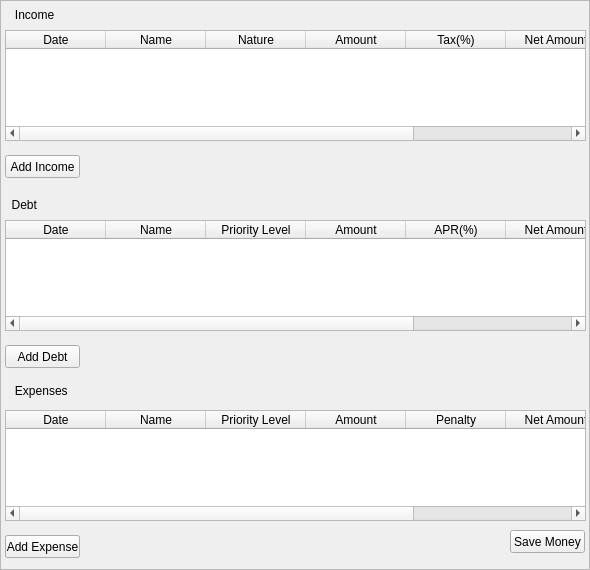
<?xml version="1.0" encoding="UTF-8"?>
<ui version="4.0">
 <class>BudgetFrame</class>
 <widget class="QFrame" name="BudgetFrame">
  <property name="geometry">
   <rect>
    <x>0</x>
    <y>0</y>
    <width>590</width>
    <height>570</height>
   </rect>
  </property>
  <property name="windowTitle">
   <string>Frame</string>
  </property>
  <property name="frameShape">
   <enum>QFrame::StyledPanel</enum>
  </property>
  <property name="frameShadow">
   <enum>QFrame::Raised</enum>
  </property>
  <widget class="QLabel" name="debtLabel_2">
   <property name="geometry">
    <rect>
     <x>5</x>
     <y>195</y>
     <width>571</width>
     <height>20</height>
    </rect>
   </property>
   <property name="styleSheet">
    <string notr="true">font: 18pt &quot;MS Shell Dlg 2&quot;;</string>
   </property>
   <property name="text">
    <string>  Debt</string>
   </property>
  </widget>
  <widget class="QTableWidget" name="incomeTable_2">
   <property name="geometry">
    <rect>
     <x>5</x>
     <y>30</y>
     <width>581</width>
     <height>111</height>
    </rect>
   </property>
   <column>
    <property name="text">
     <string>Date</string>
    </property>
   </column>
   <column>
    <property name="text">
     <string>Name</string>
    </property>
   </column>
   <column>
    <property name="text">
     <string>Nature</string>
    </property>
   </column>
   <column>
    <property name="text">
     <string>Amount</string>
    </property>
   </column>
   <column>
    <property name="text">
     <string>Tax(%)</string>
    </property>
   </column>
   <column>
    <property name="text">
     <string>Net Amount</string>
    </property>
   </column>
   <column>
    <property name="text">
     <string>IDCode</string>
    </property>
   </column>
  </widget>
  <widget class="QTableWidget" name="expensesTable_2">
   <property name="geometry">
    <rect>
     <x>5</x>
     <y>410</y>
     <width>581</width>
     <height>111</height>
    </rect>
   </property>
   <column>
    <property name="text">
     <string>Date</string>
    </property>
   </column>
   <column>
    <property name="text">
     <string>Name</string>
    </property>
   </column>
   <column>
    <property name="text">
     <string>Priority Level</string>
    </property>
   </column>
   <column>
    <property name="text">
     <string>Amount</string>
    </property>
   </column>
   <column>
    <property name="text">
     <string>Penalty</string>
    </property>
   </column>
   <column>
    <property name="text">
     <string>Net Amount</string>
    </property>
   </column>
   <column>
    <property name="text">
     <string>IDCode</string>
    </property>
   </column>
  </widget>
  <widget class="QLabel" name="incomeLabel_2">
   <property name="geometry">
    <rect>
     <x>5</x>
     <y>5</y>
     <width>571</width>
     <height>20</height>
    </rect>
   </property>
   <property name="styleSheet">
    <string notr="true">font: 18pt &quot;MS Shell Dlg 2&quot;;</string>
   </property>
   <property name="text">
    <string>   Income</string>
   </property>
  </widget>
  <widget class="QPushButton" name="addDebtButton_2">
   <property name="geometry">
    <rect>
     <x>5</x>
     <y>345</y>
     <width>75</width>
     <height>23</height>
    </rect>
   </property>
   <property name="text">
    <string>Add Debt</string>
   </property>
  </widget>
  <widget class="QPushButton" name="saveMoneyButton_2">
   <property name="geometry">
    <rect>
     <x>5</x>
     <y>535</y>
     <width>75</width>
     <height>23</height>
    </rect>
   </property>
   <property name="text">
    <string>Save Money</string>
   </property>
  </widget>
  <widget class="QPushButton" name="addExpenseButtom_2">
   <property name="geometry">
    <rect>
     <x>5</x>
     <y>535</y>
     <width>75</width>
     <height>23</height>
    </rect>
   </property>
   <property name="text">
    <string>Add Expense</string>
   </property>
  </widget>
  <widget class="QPushButton" name="addIcomeButtom_2">
   <property name="geometry">
    <rect>
     <x>5</x>
     <y>155</y>
     <width>75</width>
     <height>23</height>
    </rect>
   </property>
   <property name="text">
    <string>Add Income</string>
   </property>
  </widget>
  <widget class="QLabel" name="expensesLabel_2">
   <property name="geometry">
    <rect>
     <x>5</x>
     <y>375</y>
     <width>571</width>
     <height>31</height>
    </rect>
   </property>
   <property name="styleSheet">
    <string notr="true">font: 18pt &quot;MS Shell Dlg 2&quot;;</string>
   </property>
   <property name="text">
    <string>   Expenses</string>
   </property>
  </widget>
  <widget class="QTableWidget" name="debtTable_2">
   <property name="geometry">
    <rect>
     <x>5</x>
     <y>220</y>
     <width>581</width>
     <height>111</height>
    </rect>
   </property>
   <property name="maximumSize">
    <size>
     <width>581</width>
     <height>16777215</height>
    </size>
   </property>
   <property name="showDropIndicator" stdset="0">
    <bool>false</bool>
   </property>
   <property name="alternatingRowColors">
    <bool>true</bool>
   </property>
   <column>
    <property name="text">
     <string>Date</string>
    </property>
   </column>
   <column>
    <property name="text">
     <string>Name</string>
    </property>
   </column>
   <column>
    <property name="text">
     <string>Priority Level</string>
    </property>
   </column>
   <column>
    <property name="text">
     <string>Amount</string>
    </property>
   </column>
   <column>
    <property name="text">
     <string>APR(%)</string>
    </property>
   </column>
   <column>
    <property name="text">
     <string>Net Amount</string>
    </property>
   </column>
   <column>
    <property name="text">
     <string>IDCode</string>
    </property>
   </column>
  </widget>
  <widget class="QPushButton" name="saveMoneyButton">
   <property name="geometry">
    <rect>
     <x>510</x>
     <y>530</y>
     <width>75</width>
     <height>23</height>
    </rect>
   </property>
   <property name="text">
    <string>Save Money</string>
   </property>
  </widget>
 </widget>
 <resources/>
 <connections/>
</ui>
